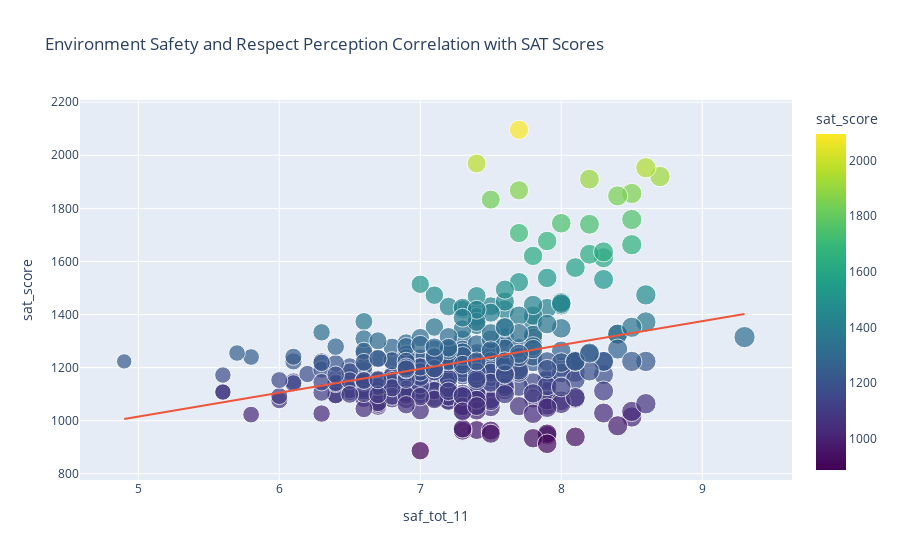

This figure's notebook cell:
### Markdown cell above
After seeing the **Exploring safety score** we can conclude that there is a correlation between the **sat_score** and **sad_s_11**.

The majority of the schools have an average **saf_s_11** between **5.5 and 7.5** and an average **sat_score** over **1000** and **1400**.

Also, we can see that there is a high correlation between schools with an extremely high SAT score and **sad_s_11** score.

To sum up, there is a correlation between these indicators but it isn't so strong at may seem at first look.

### Code cell
fig = px.scatter(combined[['sat_score','SCHOOL NAME', 'saf_tot_11', 'boro']].dropna(),
                 trendline='ols',
                 x="saf_tot_11", 
                 y="sat_score", 
                 size="saf_tot_11", 
                 color="sat_score", 
                 size_max=15, 
                 hover_name="SCHOOL NAME", 
                 hover_data=['boro', 'saf_tot_11','sat_score'],
                 color_continuous_scale=px.colors.sequential.Viridis, 
                 title='Environment Safety and Respect Perception Correlation with SAT Scores')
fig.show()

### Figure 1 — Plotly figure (JSON) as saved in the notebook; plotly's stock layout.template omitted (floating-point values rounded to 4 significant figures; data arrays with more than 128 entries replaced by an {"elided": "..."} marker saying what was removed)
{"data": [{"customdata": {"elided": "363x3 mixed values"}, "hovertemplate": "<b>%{hovertext}</b><br><br>saf_tot_11=%{customdata[1]}<br>sat_score=%{marker.color}<br>boro=%{customdata[0]}<extra></extra>", "hovertext": {"elided": "363 str values"}, "legendgroup": "", "marker": {"color": {"elided": "363 float values"}, "coloraxis": "coloraxis", "size": {"elided": "363 float values"}, "sizemode": "area", "sizeref": 0.04133, "symbol": "circle"}, "mode": "markers", "name": "", "orientation": "v", "showlegend": false, "type": "scatter", "x": {"elided": "363 float values"}, "xaxis": "x", "y": {"elided": "363 float values"}, "yaxis": "y"}, {"hovertemplate": "<b>OLS trendline</b><br>sat_score = 90.0067 * saf_tot_11 + 565.348<br>R<sup>2</sup>=0.101604<br><br>saf_tot_11=%{x}<br>sat_score=%{y} <b>(trend)</b><extra></extra>", "legendgroup": "", "marker": {"symbol": "circle"}, "mode": "lines", "name": "", "showlegend": false, "type": "scatter", "x": {"elided": "363 float values"}, "xaxis": "x", "y": {"elided": "363 float values"}, "yaxis": "y"}], "layout": {"coloraxis": {"colorbar": {"title": {"text": "sat_score"}}, "colorscale": [[0, "#440154"], [0.1111, "#482878"], [0.2222, "#3e4989"], [0.3333, "#31688e"], [0.4444, "#26828e"], [0.5556, "#1f9e89"], [0.6667, "#35b779"], [0.7778, "#6ece58"], [0.8889, "#b5de2b"], [1, "#fde725"]]}, "legend": {"itemsizing": "constant", "tracegroupgap": 0}, "title": {"text": "Environment Safety and Respect Perception Correlation with SAT Scores"}, "xaxis": {"anchor": "y", "domain": [0, 1], "title": {"text": "saf_tot_11"}}, "yaxis": {"anchor": "x", "domain": [0, 1], "title": {"text": "sat_score"}}}}
